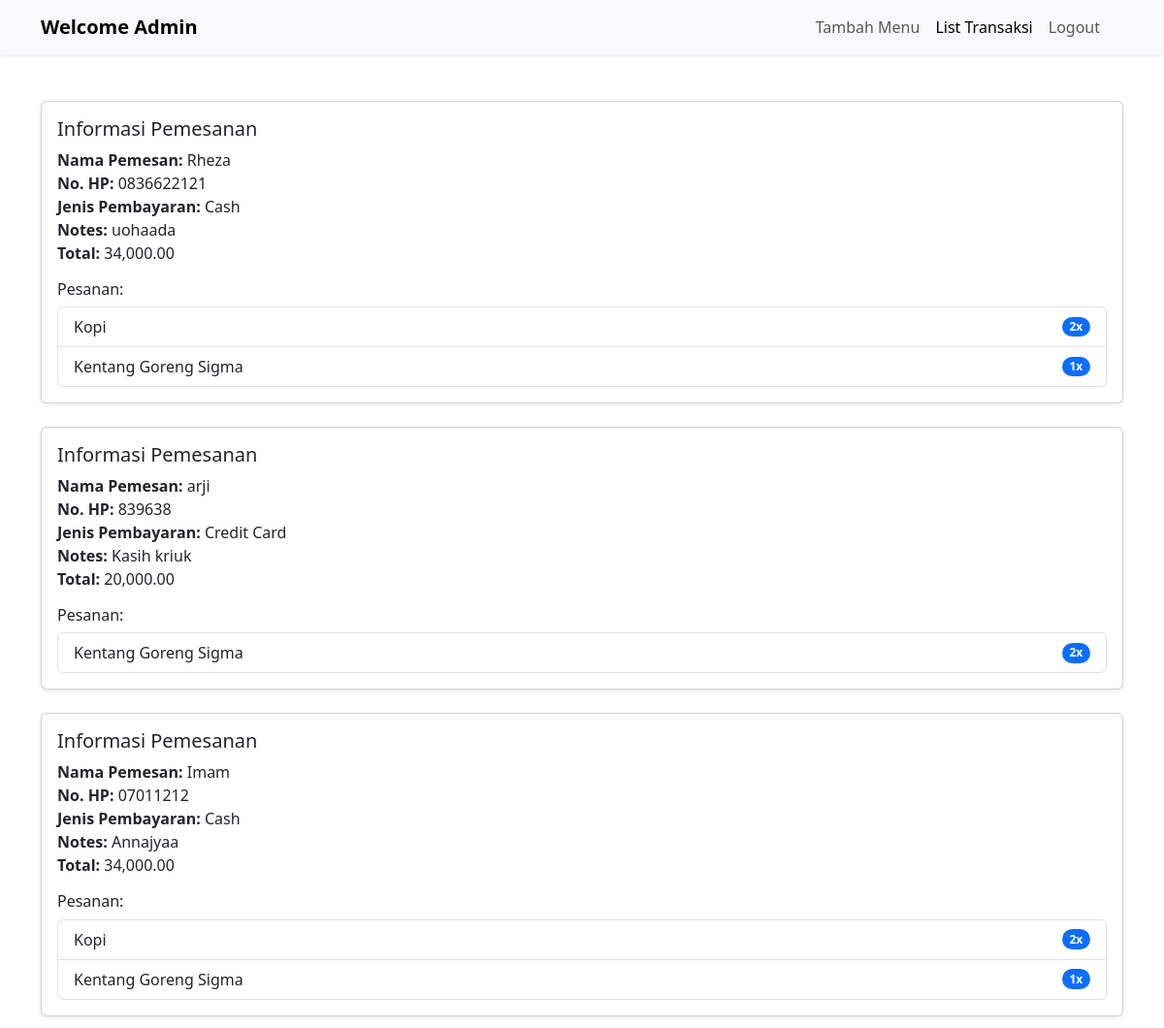
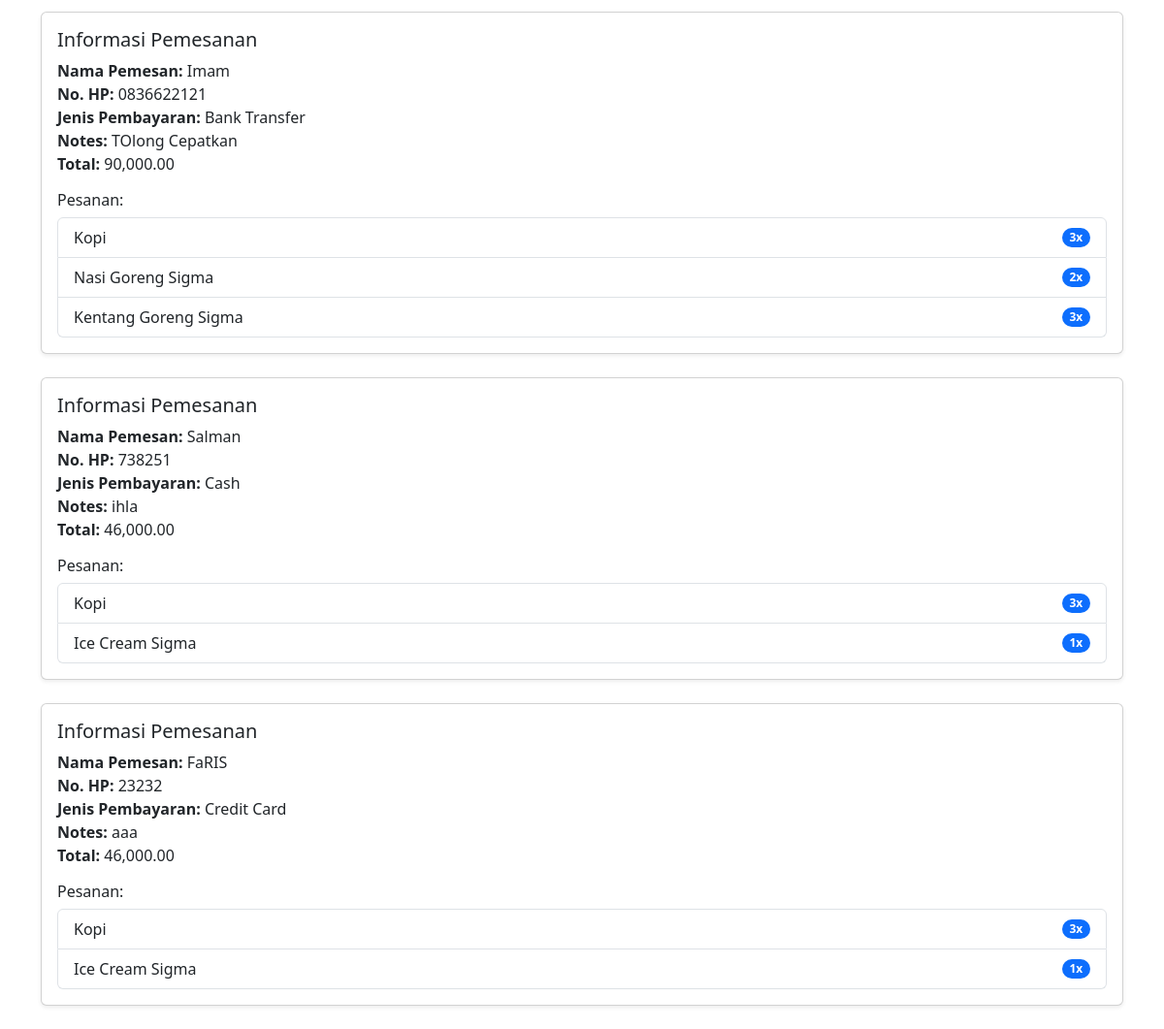
Screenshot of /admin/list_transaksi.php (signed in) with the database file from the repository (2 pictures, top to bottom).
### tables this page shows
CREATE TABLE `orders` (
  `id_order` int(11) NOT NULL,
  `total_amount` int(20) NOT NULL,
  `order_date` timestamp NOT NULL DEFAULT current_timestamp(),
  `nama_pemesan` varchar(100) NOT NULL,
  `no_hp` varchar(100) NOT NULL,
  `notes` text NOT NULL,
  `jenis_pembayaran` varchar(100) NOT NULL
);

CREATE TABLE `order_detail` (
  `id` int(11) NOT NULL,
  `id_order` int(11) DEFAULT NULL,
  `quantity` int(11) NOT NULL,
  `price` int(11) NOT NULL,
  `subtotal` int(11) NOT NULL,
  `nama_menu` varchar(100) NOT NULL
);

### admin/list_transaksi.php (the view, shortened to what this page needs)
<?php
include '../koneksi.php';
$query = "SELECT * FROM orders ORDER BY order_date DESC";
$data = mysqli_query($conn, $query);
?>
<!doctype html>
<html lang="en">
  <head>
    <link href="https://cdn.jsdelivr.net/npm/bootstrap@5.3.3/dist/css/bootstrap.min.css" rel="stylesheet">
  </head>
  <body>
  <nav class="navbar navbar-expand-lg navbar-light bg-body-tertiary shadow-sm mb-4">
        <div class="container">
            <a class="navbar-brand fw-bold" href="index.php">Welcome Admin</a>
            <div class="offcanvas offcanvas-end" tabindex="-1" id="offcanvasNavbar" aria-labelledby="offcanvasNavbarLabel">
                <div class="offcanvas-body">
                    <ul class="navbar-nav justify-content-end flex-grow-1 pe-3">
                        <li class="nav-item">
                            <a class="nav-link" aria-current="page" href="tambah_menu.php">Tambah Menu</a>
                        </li>
                        <li class="nav-item">
                            <a class="nav-link active" href="list_transaksi.php">List Transaksi</a>
                        </li>
                        <li class="nav-item">
                            <a class="nav-link color" href="logout.php">Logout</a>
                        </li>
                    </ul>
                </div>
            </div>
        </div>
    </nav>
    <div class="container mt-5">
    <?php while ($order = mysqli_fetch_array($data)) {
        $id = $order['id_order'];
        $query = "SELECT * FROM order_detail WHERE id_order = $id";
        $p = mysqli_query($conn, $query);
    ?>
    <div class="card mb-4 shadow-sm">
        <div class="card-body">
            <h5 class="card-title">Informasi Pemesanan</h5>
            <ul class="list-unstyled mb-3">
                <li><strong>Nama Pemesan:</strong> <?= ($order['nama_pemesan']) ?></li>
                <li><strong>No. HP:</strong> <?= ($order['no_hp']) ?></li>
                <li><strong>Jenis Pembayaran:</strong> <?= ($order['jenis_pembayaran']) ?></li>
                <li><strong>Notes:</strong> <?= ($order['notes']) ?></li>
                <li><strong>Total:</strong> <?= number_format($order['total_amount'], 2) ?></li>
            </ul>
            <h6>Pesanan:</h6>
            <ul class="list-group">
                <?php while ($detail = mysqli_fetch_array($p)) { ?>
                <li class="list-group-item d-flex justify-content-between align-items-center">
                    <?= ($detail['nama_menu']) ?>
                    <span class="badge bg-primary rounded-pill"><?= ($detail['quantity']) ?>x</span>
                </li>
                <?php } ?>
            </ul>
        </div>
    </div>
    <?php } ?>
</div>
  </body>
</html>

### rows the page displays
orders: nama_pemesan "Rheza", no_hp "0836622121", jenis_pembayaran "Cash", notes "uohaada", total_amount "34,000.00"
order_detail: nama_menu "Kopi", quantity "2"
order_detail: nama_menu "Kentang Goreng Sigma", quantity "1"
orders: nama_pemesan "arji", no_hp "839638", jenis_pembayaran "Credit Card", notes "Kasih kriuk", total_amount "20,000.00"
order_detail: nama_menu "Kentang Goreng Sigma", quantity "2"
orders: nama_pemesan "Imam", no_hp "07011212", jenis_pembayaran "Cash", notes "Annajyaa", total_amount "34,000.00"
order_detail: nama_menu "Kopi", quantity "2"
order_detail: nama_menu "Kentang Goreng Sigma", quantity "1"
orders: nama_pemesan "Imam", no_hp "0836622121", jenis_pembayaran "Bank Transfer", notes "TOlong Cepatkan", total_amount "90,000.00"
order_detail: nama_menu "Kopi", quantity "3"
order_detail: nama_menu "Nasi Goreng Sigma", quantity "2"
order_detail: nama_menu "Kentang Goreng Sigma", quantity "3"
orders: nama_pemesan "Salman", no_hp "738251", jenis_pembayaran "Cash", notes "ihla", total_amount "46,000.00"
order_detail: nama_menu "Kopi", quantity "3"
order_detail: nama_menu "Ice Cream Sigma", quantity "1"
orders: nama_pemesan "FaRIS", no_hp "23232", jenis_pembayaran "Credit Card", notes "aaa", total_amount "46,000.00"
order_detail: nama_menu "Kopi", quantity "3"
order_detail: nama_menu "Ice Cream Sigma", quantity "1"
